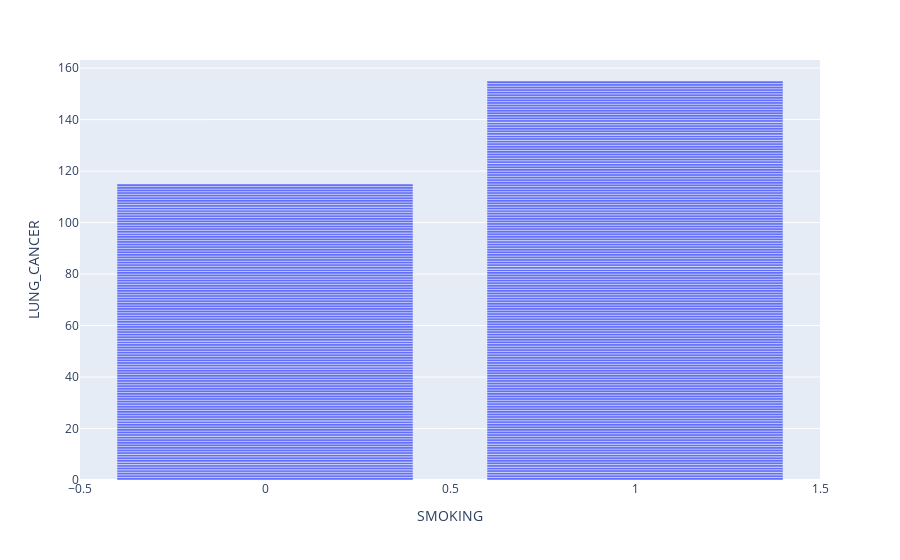

This figure's notebook cell:
### Code cell
fig = px.bar(df, x='SMOKING', y='LUNG_CANCER')
fig.show()

### Figure 1 — Plotly figure (JSON) as saved in the notebook; plotly's stock layout.template omitted (floating-point values rounded to 4 significant figures; data arrays with more than 128 entries replaced by an {"elided": "..."} marker saying what was removed)
{"data": [{"alignmentgroup": "True", "hovertemplate": "SMOKING=%{x}<br>LUNG_CANCER=%{y}<extra></extra>", "legendgroup": "", "marker": {"color": "#636efa", "pattern": {"shape": ""}}, "name": "", "offsetgroup": "", "orientation": "v", "showlegend": false, "textposition": "auto", "type": "bar", "x": {"elided": "309 int values"}, "xaxis": "x", "y": {"elided": "309 int values"}, "yaxis": "y"}], "layout": {"barmode": "relative", "legend": {"tracegroupgap": 0}, "margin": {"t": 60}, "xaxis": {"anchor": "y", "domain": [0, 1], "title": {"text": "SMOKING"}}, "yaxis": {"anchor": "x", "domain": [0, 1], "title": {"text": "LUNG_CANCER"}}}}
